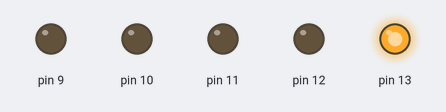
A sketch run on a simulated Arduino Uno, built with avr-gcc and run on an emulated ATmega328P. Parts: output pins drawn as LEDs (lit = HIGH).

Above: at 0.2 s.
At 1.2 s:
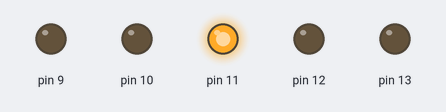
At 1.7 s:
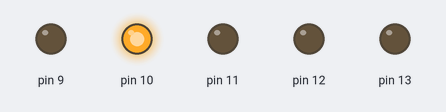
At 3.2 s:
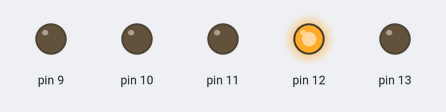
At 4.7 s:
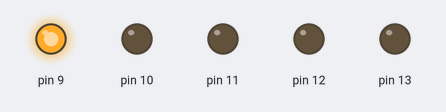
Timing chart, 0 to 5.8 s (numbered marks = the images above):
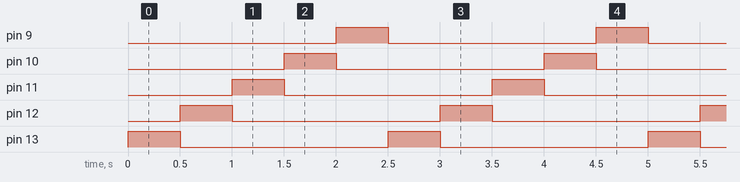

The sketch:

Looping_LEDs.ino
```cpp
void setup() {
  //Set all the LED pins to OUTPUT
  for(int i = 13; i > 8; i = i - 1) {
    pinMode(i, OUTPUT);
  }
}

void loop() {

  //Loop through each LED pin and turn it on and then off
  for(int i = 13; i > 8; i = i - 1) {
    digitalWrite(i, HIGH);
    delay(500);
    digitalWrite(i, LOW);
  }

}
```

Measured:
- by itself, pin 9–13: alternates HIGH for 0.50 s and LOW for 2.0 s
- by itself, everything shown: repeats every 2.5 s, in 6 steps
